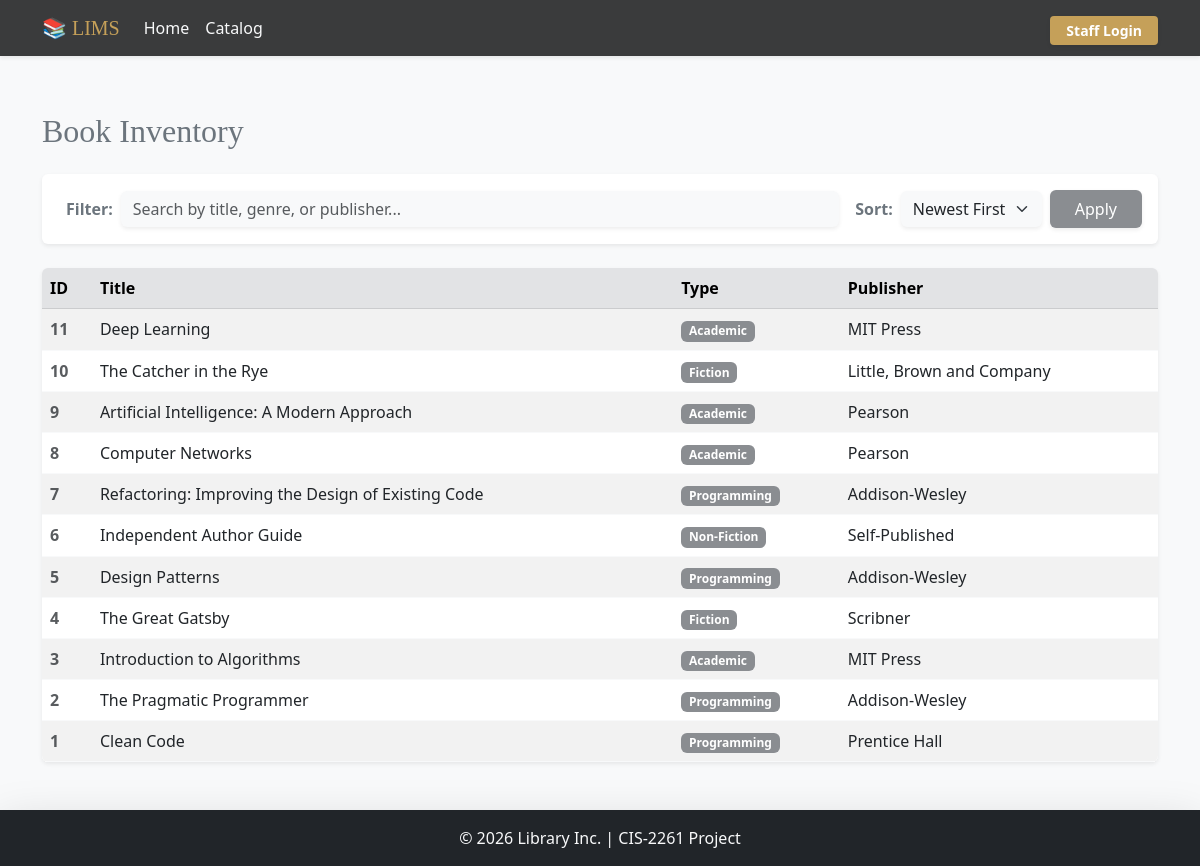
/index.php?page=books, run on an earlier commit of the app's database.
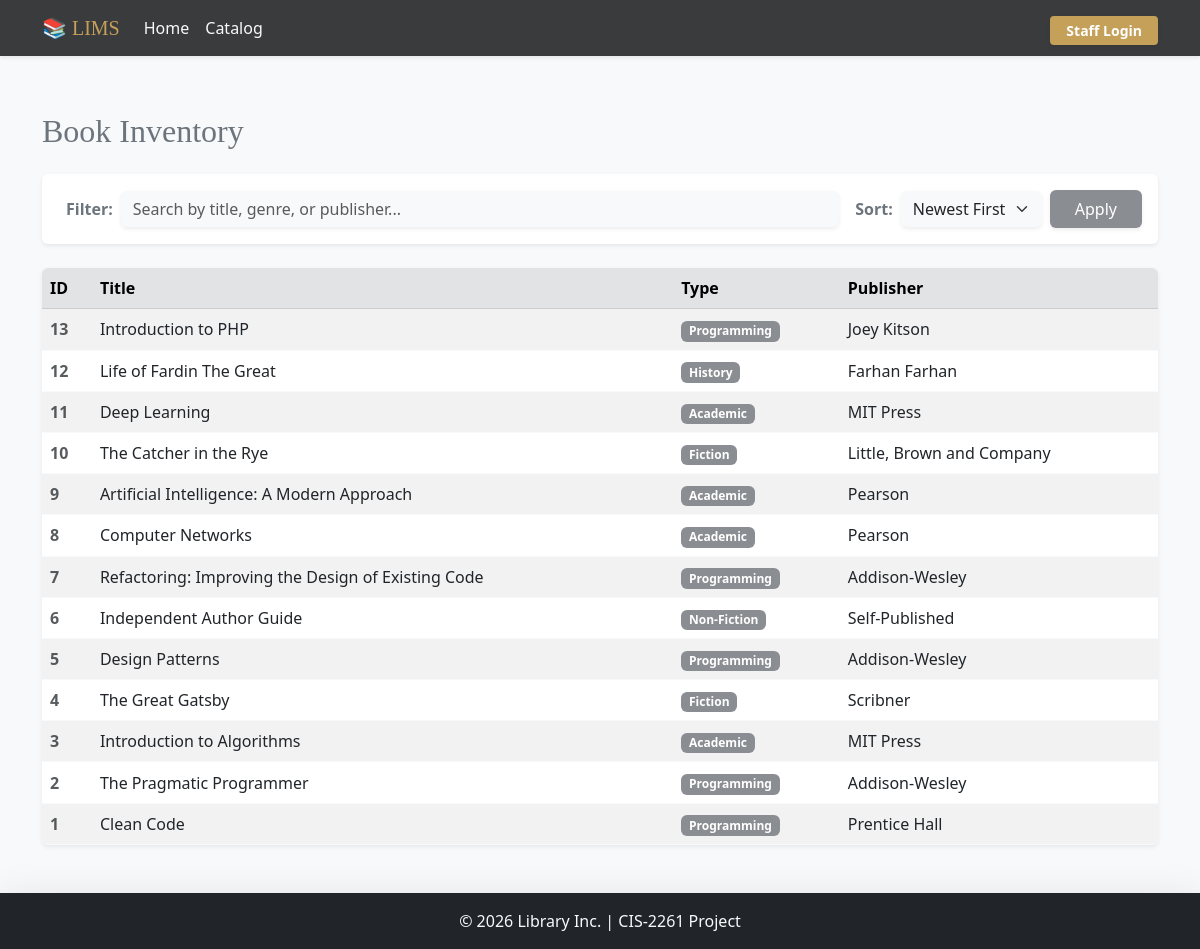
And on a later commit of the database.
### tables this page shows
CREATE TABLE `books` (
  `id` int(11) NOT NULL,
  `title` varchar(200) NOT NULL,
  `type` varchar(50) NOT NULL,
  `publisher` varchar(100) NOT NULL,
  `supplier_id` int(11) DEFAULT NULL
);

### app/controllers/BookController.php (called while the page is built, shortened)
<?php
require_once __DIR__ . '/../config/config.php';
class BookController {
    private $bookModel;
    public function __construct() {
        $this->bookModel = new BookModel();
    }
    public function index() {
        $search = trim($_GET['search'] ?? '');
        $sort = $_GET['sort'] ?? 'newest';
        if ($search !== '') {
            $books = $this->bookModel->searchBooks($search, $sort);
        } else {
            $books = $this->bookModel->getAll($sort);
        }
        include __DIR__ . '/../views/books/list.php';
    }
}
?>

### app/config/config.php (called while the page is built, shortened)
<?php
spl_autoload_register(function($class) {
    $file = APP_PATH . 'models/' . $class . '.php';
});
?>

### app/models/BookModel.php (called while the page is built, shortened)
<?php
require_once __DIR__ . '/../config/database.php';
class BookModel {
    private $conn;
    private $table = 'books';
    public function __construct() {
        $database = new Database();
        $this->conn = $database->getConnection();
    }
    private function getSortSql($sortOption) {
        switch ($sortOption) {
            case 'newest':
            default: return "ORDER BY id DESC";
        }
    }
    public function getAll($sort = 'newest') {
        $orderSql = $this->getSortSql($sort);
        $query = "SELECT * FROM " . $this->table . " " . $orderSql;
        $stmt = $this->conn->prepare($query);
        $stmt->execute();
        return $stmt->fetchAll();
    }
}
?>

### app/config/database.php (called while the page is built, shortened)
<?php
class Database {
    private $host = 'localhost';
    private $db_name = 'lims';
    private $username = 'root';
    private $password = '';
    public function getConnection() {
        $this->conn = null;
        try {
            $this->conn = new PDO(
                "mysql:host=" . $this->host . ";dbname=" . $this->db_name,
                $this->username,
                $this->password
            );
            $this->conn->setAttribute(PDO::ATTR_ERRMODE, PDO::ERRMODE_EXCEPTION);
            $this->conn->setAttribute(PDO::ATTR_DEFAULT_FETCH_MODE, PDO::FETCH_ASSOC);
        } catch(PDOException $e) {
            echo "Connection Error: " . $e->getMessage();
        }
        return $this->conn;
    }
}
?>

### app/views/books/list.php (the view, shortened to what this page needs)
<?php include __DIR__ . '/../layout/header.php'; ?>
    <div class="d-flex justify-content-between align-items-center mb-4 mt-2">
        <h2 class="mb-0 text-secondary" style="font-family: Georgia, serif;">Book Inventory</h2>
    </div>
    <div class="card shadow-sm border-0 mb-4 bg-white">
        <div class="card-body p-3">
            <form method="get" action="index.php" class="d-flex gap-2 align-items-center m-0 flex-wrap">
                <span class="text-secondary fw-bold ms-2">Filter:</span>
                <input type="text" name="search" class="form-control bg-light border-0 shadow-sm"
                       placeholder="Search by title, genre, or publisher..."
                       value="<?= htmlspecialchars($_GET['search'] ?? '') ?>" style="flex: 1; min-width: 200px;">
                <span class="text-secondary fw-bold ms-2">Sort:</span>
                <select name="sort" class="form-select bg-light border-0 shadow-sm" style="width: auto;">
                    <option value="newest" <?= ($_GET['sort'] ?? '') === 'newest' ? 'selected' : '' ?>>Newest First
                    </option>
                </select>
                <button type="submit" class="btn text-white px-4 shadow-sm" style="background-color: #8a8d91;">Apply
                </button>
            </form>
        </div>
    </div>
    <div class="table-responsive shadow-sm rounded">
        <table class="table table-striped table-hover mb-0 align-middle border-light">
            <thead class="table-secondary text-secondary">
            <tr>
                <th>ID</th>
                <th>Title</th>
                <th>Type</th>
                <th>Publisher</th>
            </tr>
            </thead>
            <tbody class="bg-white">
            <?php if (!empty($books)): ?>
                <?php foreach ($books as $book): ?>
                    <tr>
                        <td class="fw-bold text-muted"><?= htmlspecialchars($book['id']) ?></td>
                        <td class="fw-medium text-dark"><?= htmlspecialchars($book['title']) ?></td>
                        <td><span class="badge"
                                  style="background-color: #8a8d91;"><?= htmlspecialchars($book['type']) ?></span></td>
                        <td><?= htmlspecialchars($book['publisher']) ?></td>
                    </tr>
                <?php endforeach; ?>
            <?php endif; ?>
            </tbody>
        </table>
    </div>
<?php include __DIR__ . '/../layout/footer.php'; ?>

What changed in the data, as far as the page shows it:
added books: id "13", title "Introduction to PHP", type "Programming", publisher "Joey Kitson"
added books: id "12", title "Life of Fardin The Great", type "History", publisher "Farhan Farhan"
